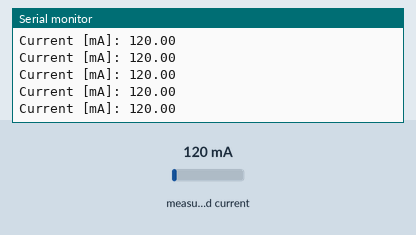
Recording of a sketch running on a simulated ESP32. Shown: the last lines printed to the serial monitor. The test bench sets the inputs (shaded band); at power-on: measured current 120 mA.

Above: at 1.2 s.
1.3 s: measured current set to 40 mA
At 1.34 s:
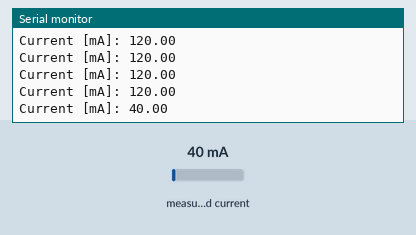
2.8 s: measured current set to 500 mA
At 2.87 s:
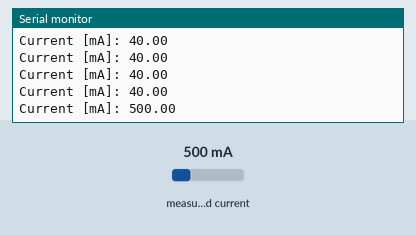
Timing chart, 0 to 5.8 s (numbered marks = the images above; inputs shaded):
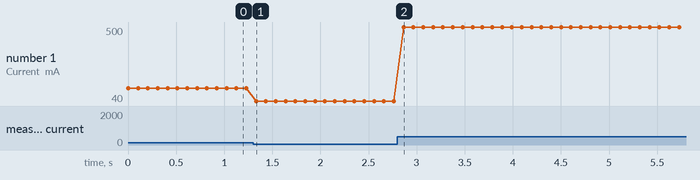

The sketch:

INA219_ESP32_TEST.ino
```cpp
// (licence header left out)
/*****************************************************************************/
// Debuging

#define DEBUG
#ifdef DEBUG
#define DEBUG_PRINTLN(x) Serial.println(x)
#define DEBUG_PRINT(x) Serial.print(x)
#else
#define DEBUG_PRINTLN(x)
#define DEBUG_PRINT(x)
#endif

/*****************************************************************************/
// INA219 Setup
#include <Wire.h>
#include <Adafruit_INA219.h>

#define SDA 22
#define SDC 23
#define I2C_ADDRESS 0x40


Adafruit_INA219 ina219(I2C_ADDRESS);

/*****************************************************************************/
// XXXXXXXX

/*****************************************************************************/
// XXXXXXXX

/*****************************************************************************/
// XXXXXXXX

/*****************************************************************************/
// XXXXXXXX


/*****************************************************************************/
// Main Programm

void setup() {
  Serial.begin(115200);
  Wire.begin(SDA, SDC);

  if (! ina219.begin(&Wire)) {
    Serial.println("Failed to find INA219 chip");
    while (1) { delay(10); }
  }
}


void loop() {
  float ma = ina219.getCurrent_mA();

  DEBUG_PRINT("Current [mA]: ");
  DEBUG_PRINTLN(ma);

  delay(100);
}

// activate for serial event
/*void serialEvent(){
  DEBUG_PRINTLN("Serial Event");
}*/

/*****************************************************************************/
// Rest of implementations
```

Measured:
- after the input at 1.3 s, the serial monitor: prints a new line at once (image 1)
- after the input at 2.8 s, the serial monitor: prints a new line after 0.07 s (image 2)
- plotted number 1: 120 → 40 after the input at 1.3 s, 40 → 500 after the input at 2.8 s
